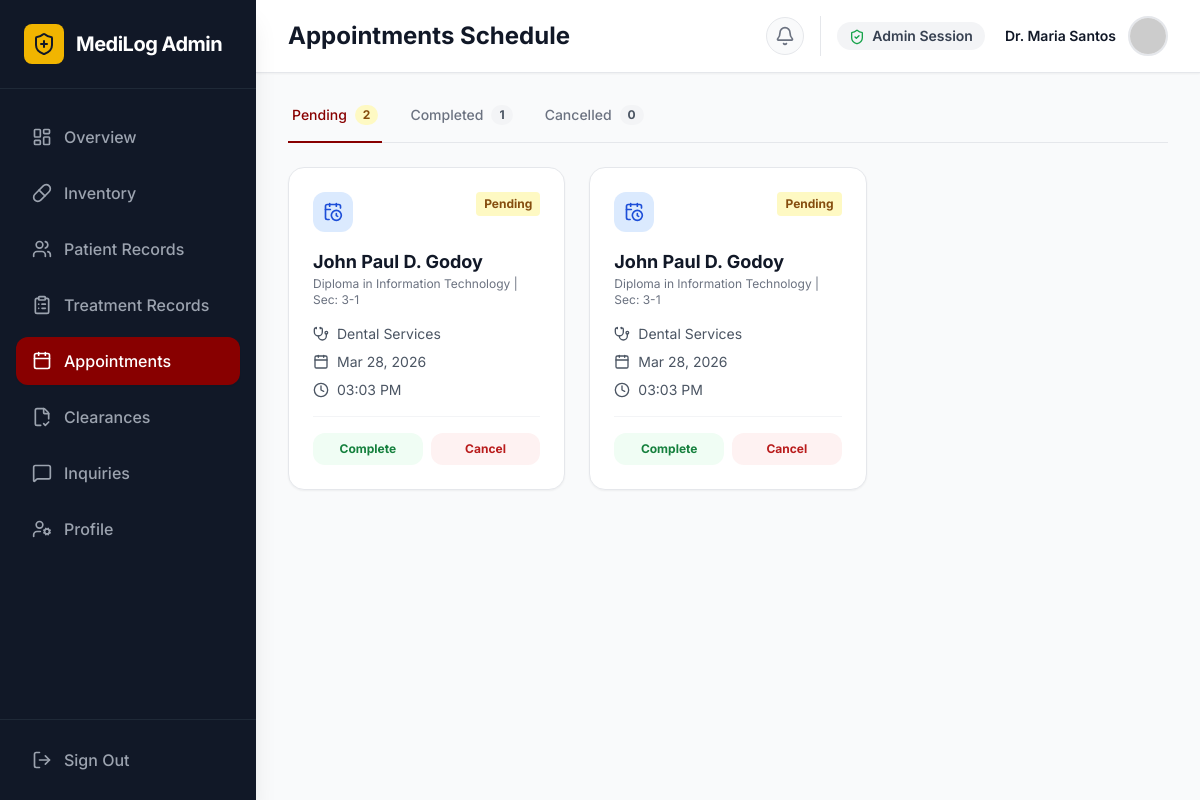
Screenshot of /admin/admin_appointments.php (signed in) with the database file from the repository.
### tables this page shows
CREATE TABLE `users` (
  `id` int(11) NOT NULL,
  `full_name` varchar(100) NOT NULL,
  `id_number` varchar(50) NOT NULL,
  `role` enum('student','faculty','admin') NOT NULL,
  `email` varchar(100) NOT NULL,
  `course` varchar(100) DEFAULT NULL,
  `section` varchar(20) DEFAULT NULL,
  `dob` date DEFAULT NULL,
  `gender` enum('male','female','other') DEFAULT NULL,
  `phone_number` varchar(20) DEFAULT NULL,
  `address` varchar(255) DEFAULT NULL,
  `emergency_contact_name` varchar(100) DEFAULT NULL,
  `emergency_contact_phone` varchar(20) DEFAULT NULL,
  `blood_type` varchar(5) DEFAULT NULL,
  `allergies` varchar(255) DEFAULT NULL,
  `password` varchar(255) NOT NULL,
  `created_at` timestamp NOT NULL DEFAULT current_timestamp(),
  `profile_pic` longtext DEFAULT NULL
);

CREATE TABLE `appointments` (
  `id` int(11) NOT NULL,
  `patient_id` int(11) NOT NULL,
  `physician_id` int(11) DEFAULT NULL,
  `service_type` enum('General Consultation','Dental Services','Medical Clearance','Mental Health Info') NOT NULL,
  `appointment_date` date NOT NULL,
  `appointment_time` time NOT NULL,
  `status` enum('Pending','Waiting','In Progress','Completed','Cancelled') DEFAULT 'Pending',
  `notes` text DEFAULT NULL,
  `created_at` timestamp NOT NULL DEFAULT current_timestamp()
);

### admin/admin_appointments.php (the view, shortened to what this page needs)
<?php
require '../db_connect.php';
$user_id = $_SESSION['user_id'];
try {
    $pdo->exec("ALTER TABLE health_records ADD COLUMN status VARCHAR(50) DEFAULT 'Completed'");
} catch (PDOException $e) {
}
$stmt = $pdo->prepare("SELECT full_name, profile_pic FROM users WHERE id = ?");
$stmt->execute([$user_id]);
$user = $stmt->fetch();
$profile_pic = 'https://ui-avatars.com/api/?name=' . urlencode($user['full_name']) . '&background=880000&color=fff';
try {
    $pendingStmt = $pdo->query("SELECT a.*, u.full_name as patient_name, u.course, u.section FROM appointments a JOIN users u ON a.patient_id = u.id WHERE a.status = 'Pending' ORDER BY appointment_date ASC, appointment_time ASC");
    $pending = $pendingStmt->fetchAll(PDO::FETCH_ASSOC);
    $completedStmt = $pdo->query("SELECT a.*, u.full_name as patient_name, u.course, u.section FROM appointments a JOIN users u ON a.patient_id = u.id WHERE a.status = 'Completed' ORDER BY appointment_date DESC, appointment_time DESC");
    $completed = $completedStmt->fetchAll(PDO::FETCH_ASSOC);
    $cancelledStmt = $pdo->query("SELECT a.*, u.full_name as patient_name, u.course, u.section FROM appointments a JOIN users u ON a.patient_id = u.id WHERE a.status = 'Cancelled' ORDER BY appointment_date DESC, appointment_time DESC");
    $cancelled = $cancelledStmt->fetchAll(PDO::FETCH_ASSOC);
} catch(PDOException $e) {
    die("Error fetching appointments: " . $e->getMessage());
}
function renderAppointmentCard($appt, $type) {
    $statusClass = $appt['status'] == 'Pending' ? 'bg-yellow-100 text-yellow-800' : ($appt['status'] == 'Completed' ? 'bg-green-100 text-green-800' : 'bg-red-100 text-red-800');
    ?>
    <div class="bg-white rounded-2xl border border-gray-200 shadow-sm p-6 hover:shadow-md transition-shadow">
        <div class="flex justify-between items-start mb-4">
            <div class="bg-blue-100 text-blue-700 p-2.5 rounded-xl"><i data-lucide="calendar-clock" class="h-5 w-5"></i></div>
            <span class="text-xs font-bold px-2 py-1 rounded <?= $statusClass ?>">
                <?= htmlspecialchars($appt['status']) ?>
            </span>
        </div>
        <h3 class="font-bold text-gray-900 text-lg"><?= htmlspecialchars($appt['patient_name']) ?></h3>
        <p class="text-xs text-gray-500 mb-4"><?= htmlspecialchars($appt['course'] . ' | Sec: ' . $appt['section']) ?></p>
        <div class="space-y-2 text-sm text-gray-600 mb-4">
            <p class="flex items-center gap-2"><i data-lucide="stethoscope" class="h-4 w-4"></i> <?= htmlspecialchars($appt['service_type']) ?></p>
            <p class="flex items-center gap-2"><i data-lucide="calendar" class="h-4 w-4"></i> <?= date("M d, Y", strtotime($appt['appointment_date'])) ?></p>
            <p class="flex items-center gap-2"><i class="h-4 w-4" data-lucide="clock"></i> <?= date("h:i A", strtotime($appt['appointment_time'])) ?></p>
        </div>
        <?php if($type == 'pending'): ?>
            <div class="flex gap-2 mt-4 pt-4 border-t border-gray-100">
                <form method="POST" action="admin_appointments.php" class="flex-1">
                    <button type="submit" name="action" value="start" class="w-full bg-green-50 text-green-700 hover:bg-green-100 py-2 rounded-xl text-xs font-bold transition-colors">Complete</button>
                </form>
                <form method="POST" action="admin_appointments.php" class="flex-1">
                    <button type="submit" name="action" value="cancel" class="w-full bg-red-50 text-red-700 hover:bg-red-100 py-2 rounded-xl text-xs font-bold transition-colors">Cancel</button>
                </form>
            </div>
        <?php endif; ?>
    </div>
    <?php
}
?>
<!DOCTYPE html>
<html lang="en">
<head>
    <script src="https://cdn.tailwindcss.com"></script>
</head>
<body class="font-sans antialiased text-gray-800 bg-gray-50 flex h-screen overflow-hidden">
    <aside class="hidden md:flex flex-col w-64 bg-gray-900 text-white h-full shadow-xl z-20 flex-shrink-0">
        <div class="p-6 flex items-center gap-3 border-b border-gray-800">
            <div class="bg-pup-gold text-gray-900 p-2 rounded-lg"><i data-lucide="shield-plus" class="h-6 w-6"></i></div>
            <span class="font-bold text-xl tracking-tight text-white">MediLog Admin</span>
        </div>
        <nav class="flex-1 px-4 py-6 space-y-2 overflow-y-auto">
            <a href="admin_dashboard.php" class="flex items-center gap-3 px-4 py-3 text-gray-400 hover:bg-gray-800 hover:text-white rounded-xl font-medium transition-colors"><i data-lucide="layout-dashboard" class="h-5 w-5"></i> Overview</a>
            <a href="medicine_inventory.php" class="flex items-center gap-3 px-4 py-3 text-gray-400 hover:bg-gray-800 hover:text-white rounded-xl font-medium transition-colors"><i data-lucide="pill" class="h-5 w-5"></i> Inventory</a>
            <a href="patient_records.php" class="flex items-center gap-3 px-4 py-3 text-gray-400 hover:bg-gray-800 hover:text-white rounded-xl font-medium transition-colors"><i data-lucide="users" class="h-5 w-5"></i> Patient Records</a>
            <a href="admin_treatment_records.php" class="flex items-center gap-3 px-4 py-3 text-gray-400 hover:bg-gray-800 hover:text-white rounded-xl font-medium transition-colors"><i data-lucide="clipboard-list" class="h-5 w-5"></i> Treatment Records</a>
            <a href="admin_appointments.php" class="flex items-center gap-3 px-4 py-3 bg-pup-maroon text-white rounded-xl font-medium transition-colors shadow-sm"><i data-lucide="calendar" class="h-5 w-5"></i> Appointments</a>
            <a href="admin_clearance.php" class="flex items-center gap-3 px-4 py-3 text-gray-400 hover:bg-gray-800 hover:text-white rounded-xl font-medium transition-colors"><i data-lucide="file-check-2" class="h-5 w-5"></i> Clearances</a>
            <a href="admin_inquiries.php" class="flex items-center gap-3 px-4 py-3 text-gray-400 hover:bg-gray-800 hover:text-white rounded-xl font-medium transition-colors"><i data-lucide="message-square" class="h-5 w-5"></i> Inquiries</a>
            <a href="admin_profile.php" class="flex items-center gap-3 px-4 py-3 text-gray-400 hover:bg-gray-800 hover:text-white rounded-xl font-medium transition-colors"><i data-lucide="user-cog" class="h-5 w-5"></i> Profile</a>
        </nav>
        <div class="p-4 border-t border-gray-800">
            <button onclick="openLogoutModal()" class="flex items-center gap-3 px-4 py-3 text-gray-400 hover:bg-red-900/50 hover:text-red-400 rounded-xl font-medium transition-colors w-full text-left"><i data-lucide="log-out" class="h-5 w-5"></i> Sign Out</button>
        </div>
    </aside>
    <main class="flex-1 flex flex-col h-full overflow-hidden">
        <header class="bg-white border-b border-gray-200 px-4 sm:px-8 py-4 flex items-center justify-between shadow-sm z-10">
            <div class="flex items-center gap-3">
                <h1 class="text-xl md:text-2xl font-bold text-gray-900">Appointments Schedule</h1>
            </div>
            <div class="flex items-center gap-3 sm:gap-4">
                <a href="admin_notifications.php" class="text-gray-500 hover:text-pup-maroon p-2 bg-gray-50 hover:bg-red-50 rounded-full border border-gray-200 relative"><i data-lucide="bell" class="h-5 w-5"></i></a>
                <div class="hidden md:flex items-center gap-3 pl-4 border-l border-gray-200">
                    <span class="text-sm font-semibold text-gray-700 bg-gray-100 px-3 py-1 rounded-full mr-2"><i data-lucide="shield-check" class="h-4 w-4 inline mr-1 text-green-600"></i> Admin Session</span>
                    <div class="text-right"><p class="text-sm font-semibold text-gray-900"><?= htmlspecialchars($user['full_name']) ?></p></div>
                    <img src="<?= $profile_pic ?>" alt="Profile" class="h-10 w-10 rounded-full border-2 border-gray-200 object-cover">
                </div>
            </div>
        </header>
        <div class="flex-1 overflow-y-auto p-4 sm:p-8 pb-24 md:pb-8">
            <div class="max-w-7xl mx-auto">
                <div class="border-b border-gray-200 mb-6">
                    <nav class="-mb-px flex gap-6" aria-label="Tabs">
                        <button onclick="switchTab('pending')" id="tab-pending" class="tab-btn border-pup-maroon text-pup-maroon whitespace-nowrap pb-4 px-1 border-b-2 font-medium text-sm flex items-center gap-2 transition-colors">
                            Pending
                            <span class="bg-yellow-100 text-yellow-800 py-0.5 px-2 rounded-full text-xs font-bold"><?= count($pending) ?></span>
                        </button>
                        <button onclick="switchTab('completed')" id="tab-completed" class="tab-btn border-transparent text-gray-500 hover:text-gray-700 hover:border-gray-300 whitespace-nowrap pb-4 px-1 border-b-2 font-medium text-sm flex items-center gap-2 transition-colors">
                            Completed
                            <span class="bg-gray-100 text-gray-600 py-0.5 px-2 rounded-full text-xs font-bold"><?= count($completed) ?></span>
                        </button>
                        <button onclick="switchTab('cancelled')" id="tab-cancelled" class="tab-btn border-transparent text-gray-500 hover:text-gray-700 hover:border-gray-300 whitespace-nowrap pb-4 px-1 border-b-2 font-medium text-sm flex items-center gap-2 transition-colors">
                            Cancelled
                            <span class="bg-gray-100 text-gray-600 py-0.5 px-2 rounded-full text-xs font-bold"><?= count($cancelled) ?></span>
                        </button>
                    </nav>
                </div>
                <div id="content-pending" class="tab-content grid grid-cols-1 md:grid-cols-2 lg:grid-cols-3 gap-6">
                    <?php if(count($pending) > 0): ?>
                        <?php foreach($pending as $appt): ?>
                            <?php renderAppointmentCard($appt, 'pending'); ?>
                        <?php endforeach; ?>
                    <?php else: ?>
                        <div class="col-span-full p-8 text-center text-gray-500 bg-white rounded-2xl border border-gray-100">No pending appointments.</div>
                    <?php endif; ?>
                </div>
            </div>
        </div>
    </main>
</body>
</html>

### admin/admin_appointments.php (style rules this page uses)
body { opacity: 0; animation: fadeIn 0.4s ease-out forwards; }

### rows the page displays
users: full_name "Dr. Maria Santos"
appointments: status "Pending", patient.full_name "John Paul D. Godoy", patient.section "Diploma in Information Technology | Sec: 3-1", service_type "Dental Services", appointment_date "Mar 28, 2026", appointment_time "03:03 PM"
appointments: status "Pending", patient.full_name "John Paul D. Godoy", patient.section "Diploma in Information Technology | Sec: 3-1", service_type "Dental Services", appointment_date "Mar 28, 2026", appointment_time "03:03 PM"

### other values shown
count($pending) "2"
count($completed) "1"
count($cancelled) "0"
